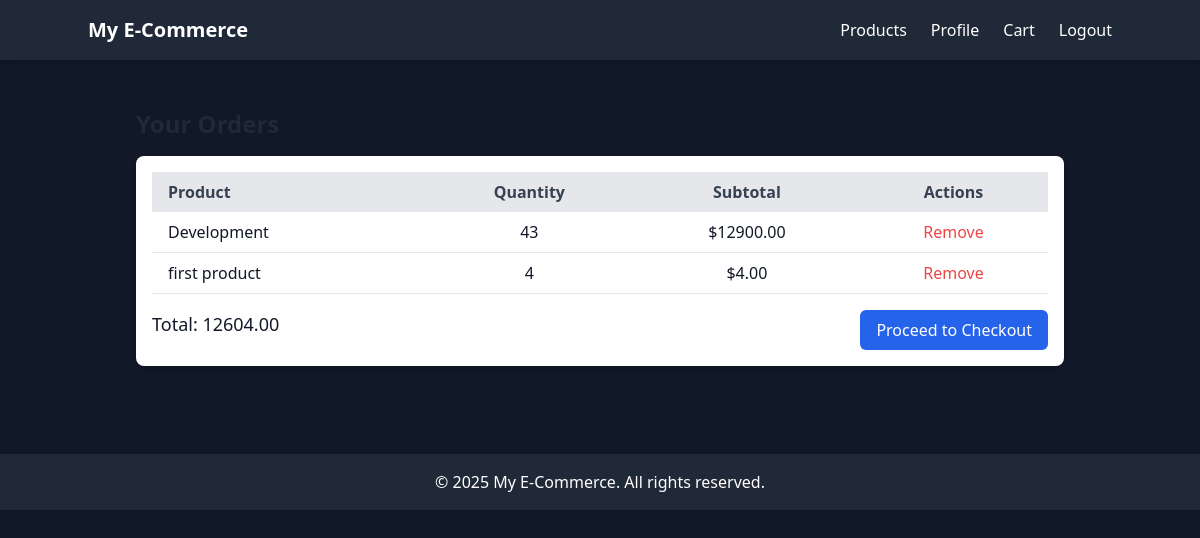
/order/cart/ (signed in), run on the app's committed database.
### home/models.py (models this page shows, shortened)
class BaseModel(models.Model):
    created_at = models.DateTimeField(auto_now_add=True)
    updated_at = models.DateTimeField(auto_now=True)
    class Meta:
        abstract = True

class OrderItem(BaseModel):
    order = models.ForeignKey(Order, on_delete=models.CASCADE, related_name='items')
    product = models.ForeignKey(Product, on_delete=models.CASCADE, related_name='order_items')
    quantity = models.PositiveIntegerField(default=1)
    subtotal = models.DecimalField(max_digits=10, decimal_places=2)  # Increased precision

class Product(BaseModel):
    product_pic = models.ImageField(upload_to='product_pics/')
    seller = models.ForeignKey(Profile, on_delete=models.CASCADE, related_name='products')
    name = models.CharField(max_length=50)
    price = models.DecimalField(max_digits=5, decimal_places=2)  # Increased max_digits for better pricing
    content=models.TextField()
    quantity = models.PositiveIntegerField()  # Prevent negative quantities
    category = models.ForeignKey(Category, on_delete=models.CASCADE, related_name='categories')

class Order(BaseModel):
    STATUS_CHOICES = [
        ('Pending', 'Pending'),
        ('Processing', 'Processing'),
        ('Delivered', 'Delivered'),
    ]
    customer = models.ForeignKey(Profile, on_delete=models.CASCADE, related_name='orders')
    status = models.CharField(max_length=20, choices=STATUS_CHOICES, default='Pending')
    total_amount = models.DecimalField(max_digits=10, decimal_places=2,default=0)  # Increased precision

### order_app/views.py (the view)
# urls.py: path('cart/',views.CartView.as_view(),name='cart'),
class CartView(LoginRequiredMixin,View):
    def get(self,request):
        try:
            profile=Profile.objects.get(user=self.request.user)
        except Profile.DoesNotExist:
            return redirect('profile')
        orders = Order.objects.get(customer=profile)
        order_item_list = OrderItem.objects.filter(order=orders)
        context = {
            'orders': order_item_list,
            'total_amount':orders.total_amount
        }
        return render(request,'order/order.html',context)

### order_app/templates/order/order.html
{% extends 'base.html' %}
{% block content %}
<div class="container mx-auto p-6">
    <h2 class="text-2xl font-semibold text-gray-800 dark:text-gray-200 mb-4">Your Orders</h2>
    {% if orders %}
        <div class="bg-white dark:bg-gray-800 shadow-md rounded-lg p-4">
            <table class="w-full border-collapse">
                <thead>
                    <tr class="bg-gray-200 dark:bg-gray-700 text-gray-700 dark:text-gray-300">
                        <th class="py-2 px-4 text-left">Product</th>
                        <th class="py-2 px-4 text-center">Quantity</th>
                        <th class="py-2 px-4 text-center">Subtotal</th>
                        <th class="py-2 px-4 text-center">Actions</th>
                    </tr>
                </thead>
                <tbody>
                    {% for item in orders %}
                    <tr class="border-b dark:border-gray-600">
                        <td class="py-2 px-4 text-gray-900 dark:text-gray-300">{{ item.product.name }}</td>
                        <td class="py-2 px-4 text-center text-gray-900 dark:text-gray-300">{{ item.quantity }}</td>
                        <td class="py-2 px-4 text-center text-gray-900 dark:text-gray-300">${{ item.subtotal }}</td>
                        <td class="py-2 px-4 text-center">
                            <a href="" class="text-red-500 hover:underline">Remove</a>
                        </td>
                    </tr>
                    {% endfor %}
                </tbody>
            </table>
            <div class="flex justify-between mt-4">
                <span class="text-lg font-medium text-gray-900 dark:text-gray-200">
                    Total: {{total_amount}}
                </span>
                <a href="{% url 'payment'  %}" class="bg-blue-600 text-white px-4 py-2 rounded-md hover:bg-blue-700 transition">
                    Proceed to Checkout
                </a>
            </div>
        </div>
    {% else %}
        <p class="text-gray-700 dark:text-gray-400">You have no orders yet.</p>
    {% endif %}
</div>
{% endblock %}

### data on the page
OrderItem: product.name "Development", quantity "43", subtotal "12900.00"
OrderItem: product.name "first product", quantity "4", subtotal "4.00"
Order: total_amount "12604.00"
